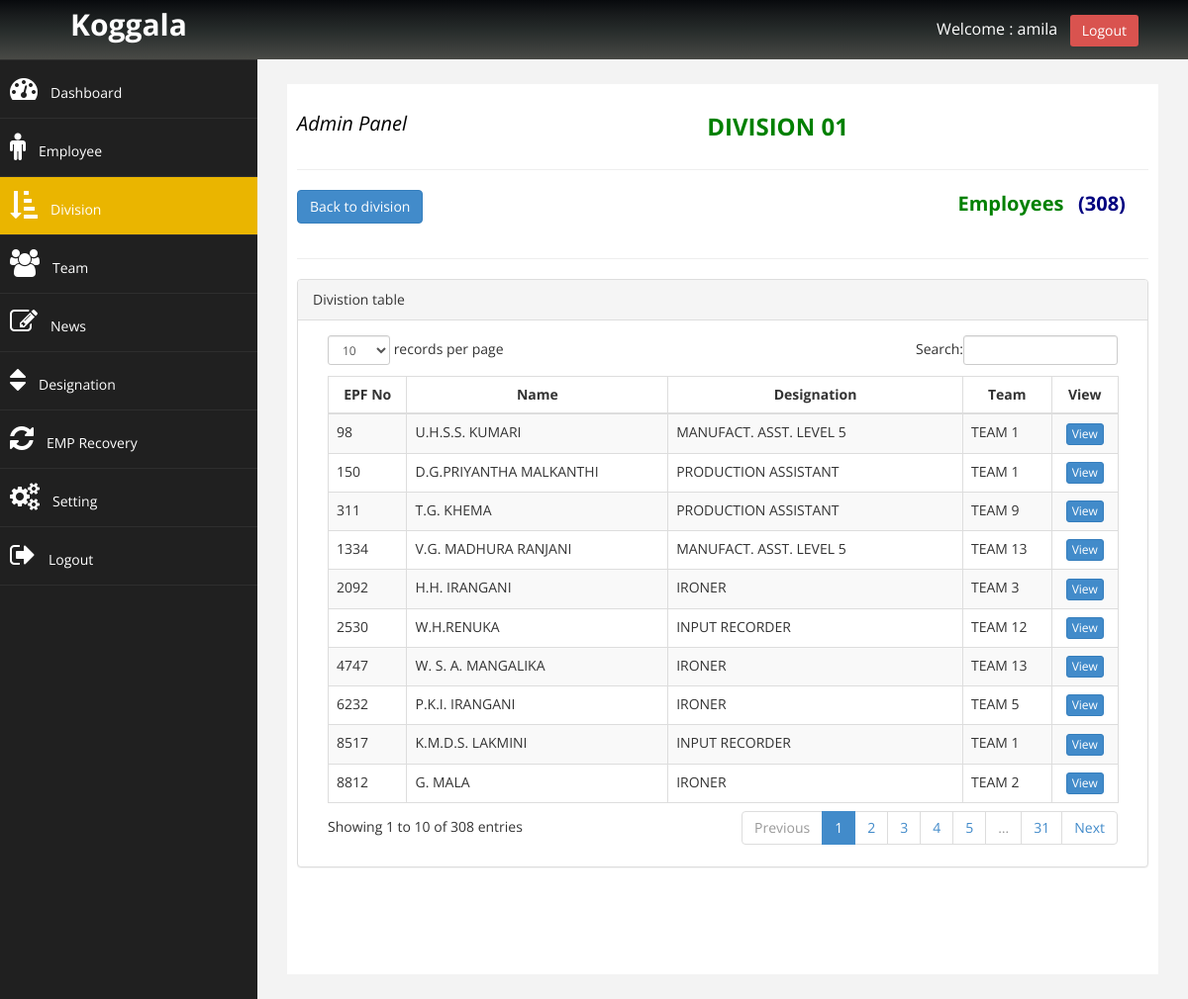
Screenshot of /admin/devision_members_view.php?dev_id=2 (signed in) with the database file from the repository.
### tables this page shows
CREATE TABLE `devision` (
  `dev_id` int(11) NOT NULL,
  `active_id` int(11) NOT NULL,
  `dev_name` varchar(200) NOT NULL
);

CREATE TABLE `employee` (
  `emp_id` int(11) NOT NULL,
  `active_id` int(11) NOT NULL,
  `epf_no` varchar(50) NOT NULL,
  `position` int(11) DEFAULT NULL,
  `ename` varchar(200) DEFAULT NULL,
  `address` varchar(200) DEFAULT NULL,
  `dob` date DEFAULT NULL,
  `gender` varchar(10) NOT NULL,
  `tel_personal` varchar(20) DEFAULT NULL,
  `tel_home` varchar(20) DEFAULT NULL,
  `nic` varchar(15) DEFAULT NULL,
  `devision` int(11) DEFAULT NULL,
  `team` int(11) DEFAULT NULL,
  `ephoto` varchar(50) DEFAULT NULL,
  `minimum_edu` int(11) DEFAULT NULL,
  `sports` varchar(200) DEFAULT NULL,
  `extra_edu` varchar(200) DEFAULT NULL,
  `e_doj` date DEFAULT NULL,
  `other_company` varchar(200) DEFAULT NULL,
  `occupation` varchar(100) DEFAULT NULL,
  `etime_period` int(11) DEFAULT NULL,
  `remarks` text NOT NULL,
  `religion` varchar(50) NOT NULL,
  `civilstatus` varchar(50) NOT NULL,
  `catogaroy` varchar(50) NOT NULL
);

CREATE TABLE `position` (
  `position_id` int(11) NOT NULL,
  `active_id` int(11) NOT NULL,
  `position` varchar(50) NOT NULL
);

CREATE TABLE `team` (
  `team_id` int(11) NOT NULL,
  `active_id` int(11) NOT NULL,
  `team_name` varchar(50) NOT NULL,
  `dev_id1` int(11) NOT NULL,
  `dev_id2` int(11) NOT NULL
);

### admin/devision_members_view.php (the view, shortened to what this page needs)
<?php
$con = new mysqli(DB_HOSTNAME,DB_USERNAME, DB_PASSWORD,DB_NAME);
if(!isset($_SESSION['adminSession'])){
        echo "<script type='text/javascript'>window.location.href = '../login.php';</script>";
}else{
?>
<!DOCTYPE html>
<html>
<head>
    <link href="../assets/css/bootstrap.css" rel="stylesheet" />
    <link href="../assets/css/font-awesome.css" rel="stylesheet" />
    <link href="../assets/js/morris/morris-0.4.3.min.css" rel="stylesheet" />
    <link href="../assets/css/custom.css" rel="stylesheet" />
     <link href="../assets/js/dataTables/dataTables.bootstrap.css" rel="stylesheet" />
</head>
<body>
	<div id="wrapper">
		<nav class="navbar navbar-default navbar-cls-top" role="navigation" style="margin-bottom: 0">
			<div class="navbar-header">
				<a href="#" class="navbar-brand ">Koggala</a>
			</div>
                <div id="navbar-right">Welcome : <?php echo $_SESSION['adminSession'];?> &nbsp; <a href="logout.php" class="btn btn-danger square-btn-adjust">Logout</a>
                </div>
		</nav>
        <nav class="navbar-default navbar-side" role="navigation">
            <div class="sidebar-collapse">
                <ul class="nav" id="main-menu">
                    <li>
                        <a href="index.php"><i class="fa fa-dashboard fa-2x"></i>Dashboard</a>
                    </li>
                    <li>
                        <a href="manage_employee.php"><i class="fa fa-male fa-2x"></i>Employee</a>
                    </li>
                    <li>
                        <a href="devision_manage.php" class="active-menu"><i class="fa fa-sort-amount-asc fa-2x"></i>Division</a>
                    </li>
                    <li>
                        <a href="team_manage.php"><i class="fa fa-users fa-2x"></i>Team</a>
                    </li>
                     <li>
                        <a href="news_manage.php"><i class="fa fa-edit fa-2x"></i>News</a>
                    </li>
                    <li>
                        <a href="position_manage.php"><i class="fa fa-sort fa-2x"></i>Designation</a>
                    </li>
                    <li>
                        <a href="emp_Recovery.php"><i class="fa fa-refresh fa-2x"></i>EMP Recovery</a>
                    </li>
                    <li>
                        <a href="setting.php"><i class="fa fa-cogs fa-2x"></i>Setting</a>
                    </li>
                    <li>
                        <a href="logout.php"><i class="fa fa-sign-out fa-2x"></i>Logout</a>
                    </li>
                </ul>
            </div>
        </nav>
        <?php
        if(isset($_GET['dev_id'])){
            $dev_id      = $_GET['dev_id'];
            $sqlTeam      = "SELECT * FROM  `devision` WHERE `dev_id` = '$dev_id'";
            $sqlTeamQuery = mysqli_query($con, $sqlTeam);
            $row_1        = mysqli_fetch_assoc($sqlTeamQuery);
            $dev_id       = $row_1['dev_id'];
            $dev_name     = $row_1['dev_name'];
            ?>
         <div id="page-wrapper">
            <div id="page-inner">
                  <div class="row">
                   <div class="col-md-12 col-lg-12 text-center">
                     <h3>
                      <small style="color:black; float:left; font-size:20px;"><i>Admin Panel</i></small>
                      <strong style="color:green"><?php echo $dev_name; ?></strong>
                    </h3>
                  </div>
                </div>
                <hr/>
                <?php
                    $sqlSelect = "SELECT * FROM  `employee` WHERE `devision` = '$dev_id' ORDER By `team` ASC ";
                    $sqlQuery  = mysqli_query($con, $sqlSelect);
                    $numOfRow  = mysqli_num_rows($sqlQuery);
                ?>
                <div class="row">
                    <div class="col-md-2">
                        <div class="form-group">
                           <a href="devision_manage.php" class="btn btn-primary">Back to division</a>
                        </div>
                    </div>
                    <div class="col-md-3 col-md-offset-7">
                       <div class="form-group">
                            <label>
                                <strong style="color:green;font-size:20px;">Employees</strong> &nbsp;&nbsp;
                                <strong style="color:navy;font-size:20px;">(<?php echo $numOfRow;  ?>)</strong>
                           </label>
                       </div>
                    </div>
                </div>
                <hr/>
                <div class="panel panel-default">
                  <div class="panel-heading">
                      Divistion table
                  </div>
                  <div class="panel-body">
                    <div class=" col-md-12 table-responsive" style="overflow-x:auto;">
                     <table class="table-bordered table table-striped table-hover" id="dataTables-example">
                        <thead>
                              <tr>
                                <th class="text-center">EPF No</th>
                                <th class="text-center">Name</th>
                                <th class="text-center">Designation</th>
                                <th class="text-center">Team</th>
                                <th class="text-center">View</th>
                              </tr>
                        </thead>
                        <tbody>
                        <?php
                            if($numOfRow > 0)
                            {
                            while($row = mysqli_fetch_assoc($sqlQuery)){
                               $id        = $row['emp_id'];
                               $epf_no    = $row['epf_no'];
                               $ename     = $row['ename'];
                               $posId     = $row['position'];
                               $teamId    = $row['team'];
                                if($posId==0){
                                          $posNa   = "";
                                }else{
                                   $posSQL   = "SELECT * FROM `position` WHERE `position_id` = '$posId'";
                                   $posQuery = mysqli_query($con, $posSQL);
                                   $posRow   = mysqli_fetch_assoc($posQuery);
                                   $posNa    = $posRow['position'];
                               }
                                 if($teamId==0){
                                        $teamNa   = "";
                                  }else{
                                     $teamSQL   = "SELECT * FROM `team` WHERE `team_id` = $teamId";
                                     $teamQuery = mysqli_query($con, $teamSQL);
                                     $teamRow   = mysqli_fetch_assoc($teamQuery);
                                     $teamNa    = $teamRow['team_name'];
                                 }
                        ?>
                              <tr>
                                <td><?php echo $epf_no; ?></td>
                                <td><?php echo $ename; ?></td>
                                <td><?php echo $posNa; ?></td>
                                <td><?php echo $teamNa; ?></td>
                                <td class="text-center"><a href="devision_members_oneByone_view.php?emp_id=<?php echo $id; ?>" class="btn btn-primary btn-xs">View</a></td>
                              </tr>
                        <?php
                            }
                              }
                                }
                        ?>
                        </tbody>
                    </table>
                  </div>
                </div>
              </div>
            </div>
        </div>
    </div>
 <?php
}
 ?>
</body>
</html>

### assets/css/custom.css (style rules this page uses)
body { font-family: 'Open Sans', sans-serif; }
#wrapper { width: 100%; background: #202020; }
#page-wrapper { padding: 15px 15px; min-height: 500px; background: #F3F3F3; }
#page-inner { width: 100%; margin: 10px 20px 10px 0px; background-color:#fff!important; padding: 10px; min-height: 900px; }
.text-center { text-align: center; }
.navbar-cls-top .navbar-brand { color: #fff; width: 260px; text-align: center; height: 60px; font-size: 30px; font-weight: 700px; font-weight: bold; }
#navbar-right { color: white; float: right; padding: 15px 50px 5px 50px; font-size: 16px; }
.square-btn-adjust { border: 0px solid transparent; -webkit-border-radius: 0px; -moz-border-radius: 0px; border-radius: 3px; }
.active-menu { background-color: #EAB500!important; }
.sidebar-collapse, .sidebar-collapse .nav { background: none; }
.sidebar-collapse .nav { padding: 0px; }
.sidebar-collapse .nav > li > a { color: #fff; background: #202020; text-shadow: none; padding: 15px 10px; }
.sidebar-collapse .nav > li { border-bottom: 1px solid rgba(107, 108, 109, 0.19); }
.navbar-side { border:none; background-color: #202020; }
.nav > li > a >i { margin-right: 13px; }
.navbar-cls-top { background: linear-gradient(to bottom, #080a0d, #191c1d, #262b2a, #373a38, #494a46); border-bottom:none; }
.navbar-default { border: 0px solid black; }
@media (min-width: 768px) { #page-wrapper { margin: 0 0 0 260px; padding: 15px 30px; min-height: 900px; } }
@media (min-width: 768px) { .navbar-side { width: 260px; position: absolute; z-index: 1; } }
@media (min-width: 768px) { .navbar { border-radius: 0px; } }

### rows the page displays
devision: dev_name "DIVISION 01"
employee: epf_no "98", ename "U.H.S.S. KUMARI", position.position "MANUFACT. ASST. LEVEL 5", team.team_name "TEAM 1"
employee: epf_no "150", ename "D.G.PRIYANTHA MALKANTHI", position.position "PRODUCTION ASSISTANT", team.team_name "TEAM 1"
employee: epf_no "8517", ename "K.M.D.S. LAKMINI", position.position "INPUT RECORDER", team.team_name "TEAM 1"
employee: epf_no "8812", ename "G. MALA", position.position "IRONER", team.team_name "TEAM 2"
employee: epf_no "2092", ename "H.H. IRANGANI", position.position "IRONER", team.team_name "TEAM 3"
employee: epf_no "6232", ename "P.K.I. IRANGANI", position.position "IRONER", team.team_name "TEAM 5"
employee: epf_no "311", ename "T.G. KHEMA", position.position "PRODUCTION ASSISTANT", team.team_name "TEAM 9"
employee: epf_no "2530", ename "W.H.RENUKA", position.position "INPUT RECORDER", team.team_name "TEAM 12"
employee: epf_no "1334", ename "V.G. MADHURA RANJANI", position.position "MANUFACT. ASST. LEVEL 5", team.team_name "TEAM 13"
employee: epf_no "4747", ename "W. S. A. MANGALIKA", position.position "IRONER", team.team_name "TEAM 13"

### other values shown
$_SESSION['adminSession'] "amila"
$numOfRow "308"
